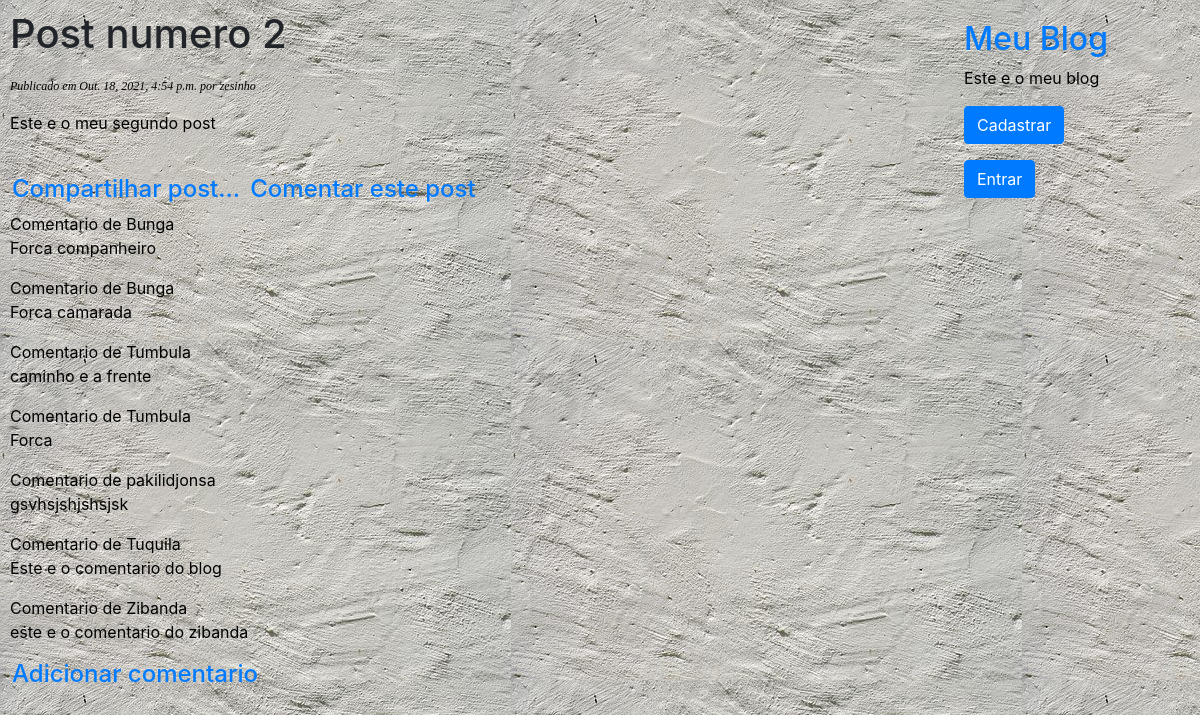
Page /post-numero-2/ on the committed database.
### blog/models.py (models this page shows, shortened)
class Post(models.Model):
    STATUS_CHOICES = (
        ('rascunho', 'Rascunho'),
        ('publicado', 'Publicado')
    )
    objects = models.Manager() #este e o gerenciador padrao
    publicados = PublicadosManager() #nosso gerenciador personalizado
    titulo = models.CharField(max_length=250)
    slug = models.SlugField(max_length=100)
    corpo = models.TextField()
    autor = models.ForeignKey(User, on_delete=models.CASCADE, related_name='blog_posts')
    publicado = models.DateTimeField(default=timezone.now)
    criado = models.DateTimeField(auto_now_add=True)
    status = models.CharField(max_length=9, choices=STATUS_CHOICES, default='rascunho')
    class Meta:
        ordering = ('-publicado',)
        verbose_name = 'Post'
        verbose_name_plural = 'Posts'

class Comentario(models.Model):
    post = models.ForeignKey(Post, on_delete=models.CASCADE)
    nome = models.CharField('nome', max_length=50)
    email = models.EmailField('E-mail')
    corpo = models.TextField('Comentario')
    criado = models.DateTimeField('Data da criacao', auto_now_add=True)
    ativo = models.BooleanField('Ativo', default=False)
    class Meta:
        verbose_name = 'Comentario'
        verbose_name_plural = 'Comentarios'

### blog/views.py (the view)
class DetalharPostView(DetailView):
    template_name = "blog/post/detalharpost.html"
    model = Post
    def _get_coments(self, id_post):
        try:
            return Comentario.objects.filter(post_id=id_post)
        except Comentario.DoesNotExist:
            raise Exception
    def get_context_data(self, **kwargs):
        context = super(DetalharPostView, self).get_context_data(**kwargs)
        context['coments'] = self._get_coments(self.object.id)
        return context

### blog/templates/blog/post/detalharpost.html (shortened to what this page needs)
{% extends 'blog/base.html' %}
{% block conteudo %}
    <h1> {{ post.titulo }} </h1>
    <p class="date">
        Publicado em {{ post.publicado }} por {{ post.autor }}
    </p>
    <p class="paragraph">
        {{ post.corpo|linebreaks }}
    </p>
    <br>
    <h4>
        <span style="margin-right: 2px; margin-left: 2px;">
            <a href="{% url 'blog:share_post' post.id %}">
                Compartilhar post...
            </a>
        </span>
        <span style="margin-right: 2px; margin-left: 2px;">
            <a href="{% url 'blog:comentar_post' post.id %}">
                Comentar este post
            </a>
        </span>
    </h4>
    {% for c in coments %}
        <p> Comentario de {{ c.nome }} <br>
            {{ c.corpo }}
        </p>
    {% endfor %}
    <h4>
        <span style="margin-right: 2px; margin-left: 2px;">
            <a href="{% url 'blog:comentar_post' post.id %}">
                Adicionar comentario
            </a>
        </span>
    </h4>
{% endblock %}

### blog/static/blog/css/blog.css (style rules this page uses)
body { background-image: linear-gradient(rgba(0,0,0,0.5), rgba(0,0,0,0.5)) background-size: cover; background-position: center; background-attachment: fixed; width: 100%; heigth: 20px solid #fff; font-family: Arial, sans-serif; padding: 10px; margin: 20px auto; max-width: 1500px; }
a { color: yellow; text-decoration: none; }
p { color: black; text-decoration: none; }
p.date { color: black; font-family: georgia, serif; font-size: 12px; font-style: italic; }
h1 { font-neight: normal; border-bottom: 1px solid #bbb; padding: 0 0 10px 0; }

### rows in the picture
Post: titulo "Post numero 2", publicado "Out. 18, 2021, 4:54 p.m.", autor "zesinho", corpo "Este e o meu segundo post"
Comentario: nome "Bunga", corpo "Forca companheiro"
Comentario: nome "Bunga", corpo "Forca camarada"
Comentario: nome "Tumbula", corpo "caminho e a frente"
Comentario: nome "Tumbula", corpo "Forca"
Comentario: nome "pakilidjonsa", corpo "gsvhsjshjshsjsk"
Comentario: nome "Tuquila", corpo "Este e o comentario do blog"
Comentario: nome "Zibanda", corpo "este e o comentario do zibanda"
